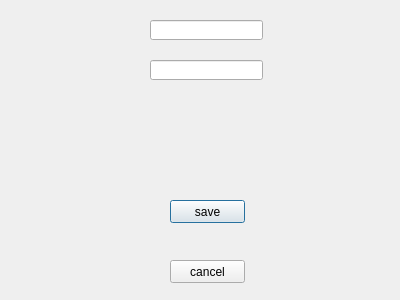
<?xml version="1.0" encoding="UTF-8"?>
<ui version="4.0">
 <class>Dialog</class>
 <widget class="QDialog" name="Dialog">
  <property name="geometry">
   <rect>
    <x>0</x>
    <y>0</y>
    <width>400</width>
    <height>300</height>
   </rect>
  </property>
  <property name="windowTitle">
   <string>Dialog</string>
  </property>
  <widget class="QPushButton" name="pushButton">
   <property name="geometry">
    <rect>
     <x>170</x>
     <y>200</y>
     <width>75</width>
     <height>23</height>
    </rect>
   </property>
   <property name="text">
    <string>save</string>
   </property>
  </widget>
  <widget class="QLineEdit" name="lineEditCoffeeName">
   <property name="geometry">
    <rect>
     <x>150</x>
     <y>60</y>
     <width>113</width>
     <height>20</height>
    </rect>
   </property>
  </widget>
  <widget class="QPushButton" name="btnCancel">
   <property name="geometry">
    <rect>
     <x>170</x>
     <y>260</y>
     <width>75</width>
     <height>23</height>
    </rect>
   </property>
   <property name="text">
    <string>cancel</string>
   </property>
  </widget>
  <widget class="QLineEdit" name="lineEditCoffeeType">
   <property name="geometry">
    <rect>
     <x>150</x>
     <y>20</y>
     <width>113</width>
     <height>20</height>
    </rect>
   </property>
  </widget>
 </widget>
 <resources/>
 <connections/>
</ui>
